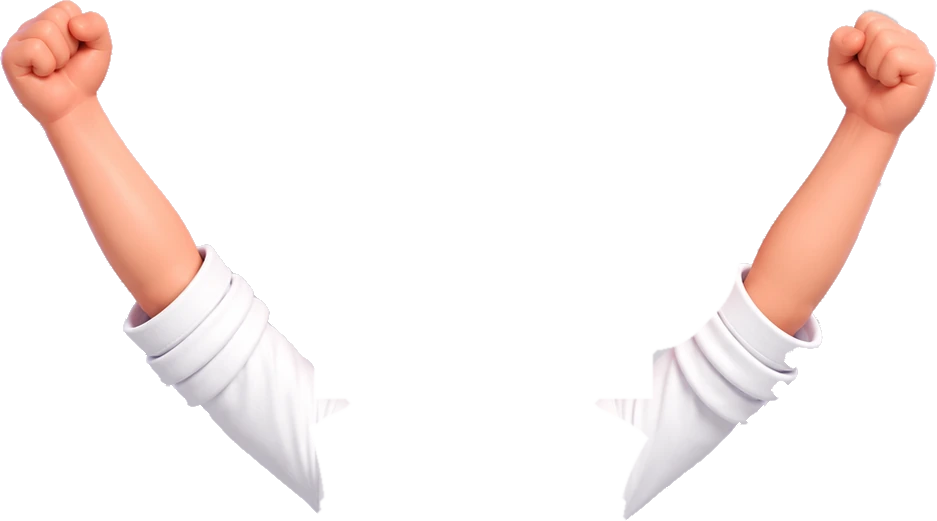
#> input picture drsmiley/body/pose-cheer-up.webp, 937 x 521 px, given in place of body-master.png, which was not available
$ python cutframes.py ../../../../drsmiley/body/pose-cheer-up.webp
#> lines starting #> are read from the running program, lines starting #| are printed output that depends on the picture; after the words box and inside, x2 and y2 are one past the last pixel; in counts of white or black regions, pixels touching at a corner belong together; pictures that were not available may be replaced by others from this repository, and a replacement may not be noted
# Cut the drawn poses (docs/art/dr-smiley-body/{wave,fist-pump,think,shrug,thumbs-up,crouch,jump}.png, Jose, 2026-10-23)
# into frames on the master grid: drsmiley/body/pose-<name>.webp + poses.json (their boxes), and
# preview-frames.png. Content changes only: coat over coat is the same coat, shaded a little
# differently, so it is left to body.webp. Run from anywhere: python3 -I cutframes.py (needs scipy).
# Cut the drawn arm poses into frames on the master grid.
from PIL import Image, ImageFilter, ImageDraw
import numpy as np, json, sys
from scipy import ndimage as ndi
D='/home/user/Interp/docs/art/dr-smiley-body/'; OUT='/home/user/Interp/drsmiley/body/'
M=np.asarray(Image.open(D+'body-master.png').convert('RGB')).astype(float); H,W,_=M.shape
#> after `M = np.asarray(Image.open(D + 'body-master.png').convert('RGB')).astyp`:
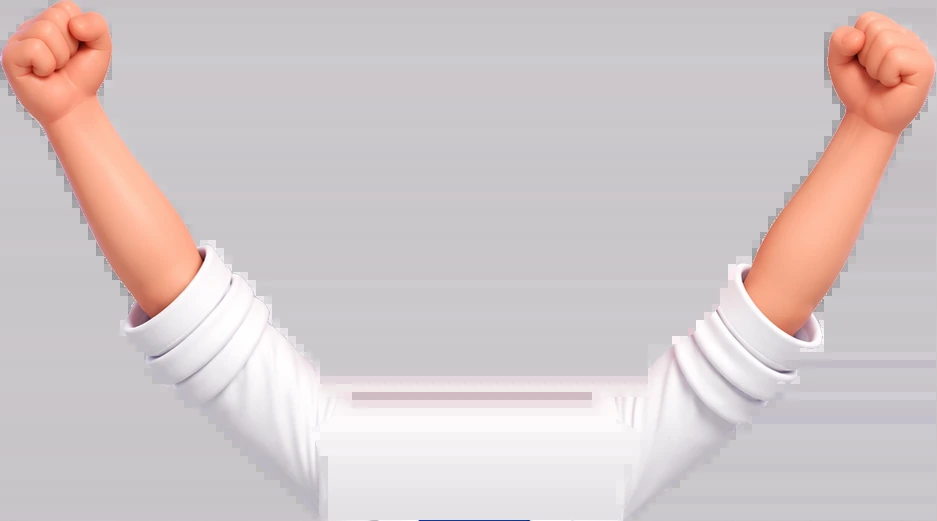
#> M: shape (521, 937, 3) float64; mean R, G, B 211, 199.5, 200
#> after `H, W, _ = M.shape`: H = 521; W = 937
yy,xx=np.mgrid[0:H,0:W]
# The figure as one solid shape (2026-10-24). Keying by colour distance alone
# left the coat porous: shading close to the grey background went transparent,
# and on Home the photo showed through him. Background is what reaches the
# picture's edge at the background colour (or a large enclosed pool of it);
# everything else is opaque inside, with the colour key kept for the edge's
# anti-aliasing only.
def matte(rgb, bg, lo=8, hi=24, near=20):
    from scipy import ndimage as ndi
    d=np.abs(rgb-bg).sum(2); soft=np.clip((d-lo)/hi,0,1)
    bgm=d<near; lab,n=ndi.label(bgm)
    edge=set(np.unique(np.concatenate([lab[0],lab[-1],lab[:,0],lab[:,-1]])))-{0}
    sizes=ndi.sum(bgm,lab,range(1,n+1)); big={i+1 for i,s in enumerate(sizes) if s>8000}   # an enclosed pool this big is background (between the legs); the coat's grey streaks are smaller
    outside=np.isin(lab,list(edge|big))
    inner=ndi.binary_erosion(~outside,iterations=2)
    return np.where(inner,1.0,soft)*(~outside)
def fillsmall(m, most=1500):
    # holes filled only up to `most` px: a bigger enclosed pool is wall (between a
    # raised arm and his head, wave-in, 2026-10-24)
    h=ndi.binary_fill_holes(m)&~m; lab,n=ndi.label(h); sz=ndi.sum(h,lab,range(1,n+1))
    return m|np.isin(lab,[i+1 for i,v in enumerate(sz) if v<=most])
def key(rgb, near=20):
    bg=np.median(rgb[20:120,20:120].reshape(-1,3),0)
    if near>=20: return matte(rgb,bg)
    # a tighter key (a sleeve shaded close to the wall's grey): patches of wall then
    # read as figure, so only the one big shape, him, is kept, holes filled
    a=matte(rgb,bg,lo=near-4,hi=24,near=near); lab,n=ndi.label(a>0.5); sz=ndi.sum(a>0.5,lab,range(1,n+1))
    him=ndi.binary_fill_holes(lab==int(np.argmax(sz))+1); return np.where(him,np.maximum(a,ndi.binary_erosion(him,iterations=2)),0)
alphaM=key(M)
#> in key, `bg=np.median(rgb[20:120,20:120].reshape(-1,3),0)`: bg = [239, 160, 133]
#> in matte, `d = np.abs(rgb - bg).sum(2)`:
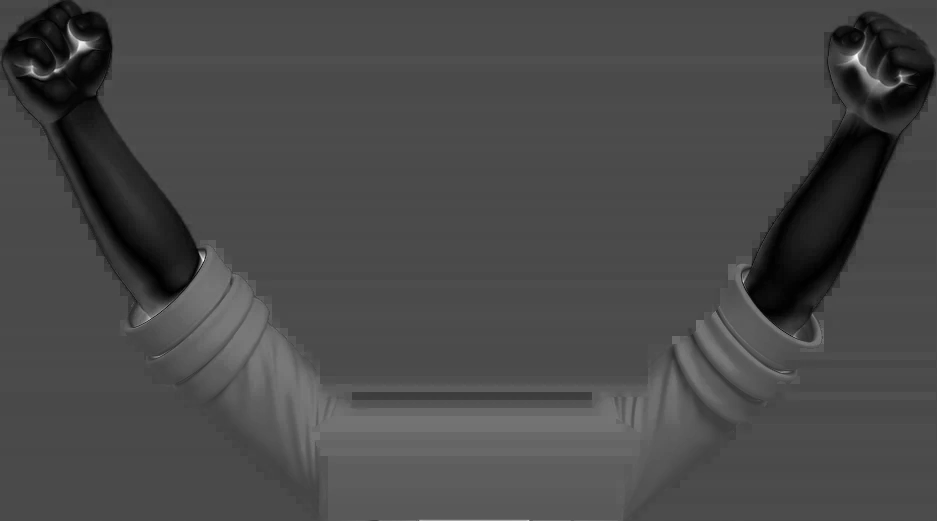
#> d: shape (521, 937) float64; min 2, max 486, mean 142.3; drawn with min black and max white
#> in matte, `soft = np.clip((d - lo) / hi, 0, 1)`:
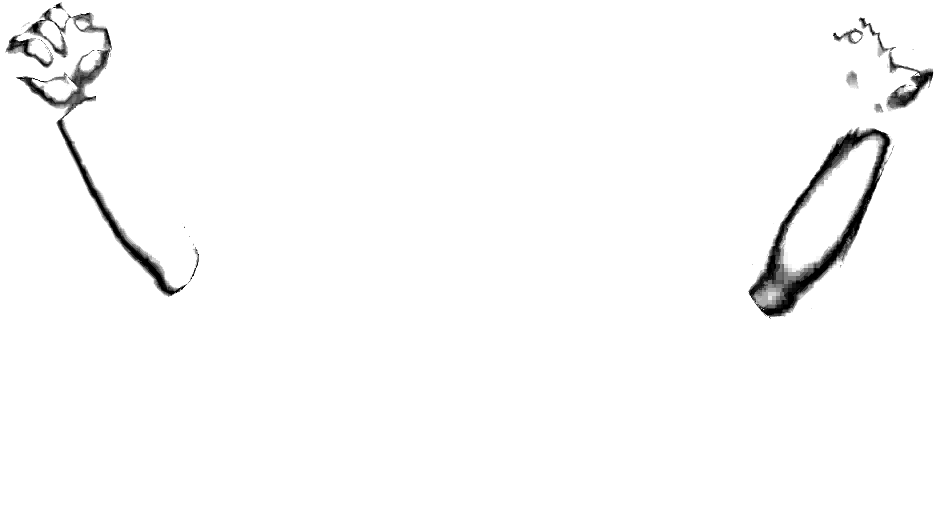
#> soft: shape (521, 937) float64; min 0, max 1, mean 0.981
#> in matte, `bgm = d < near`:
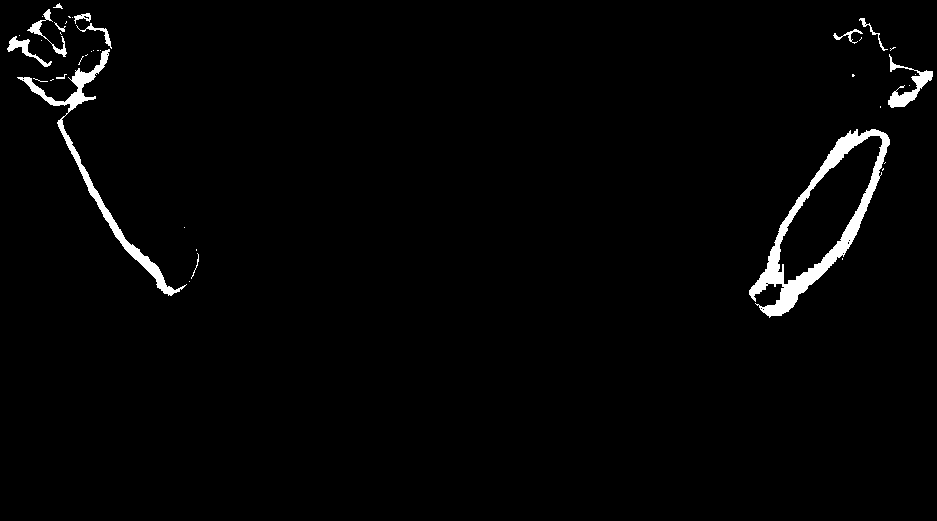
#> bgm: shape (521, 937) bool; 1.9% white; 40 white regions (27 under 20 px), largest, box (x1, y1, x2, y2) and area: (749, 129, 890, 318) 4726, (17, 49, 187, 296) 2592, (888, 54, 933, 108) 700
#> in matte, `lab, n = ndi.label(bgm)`:
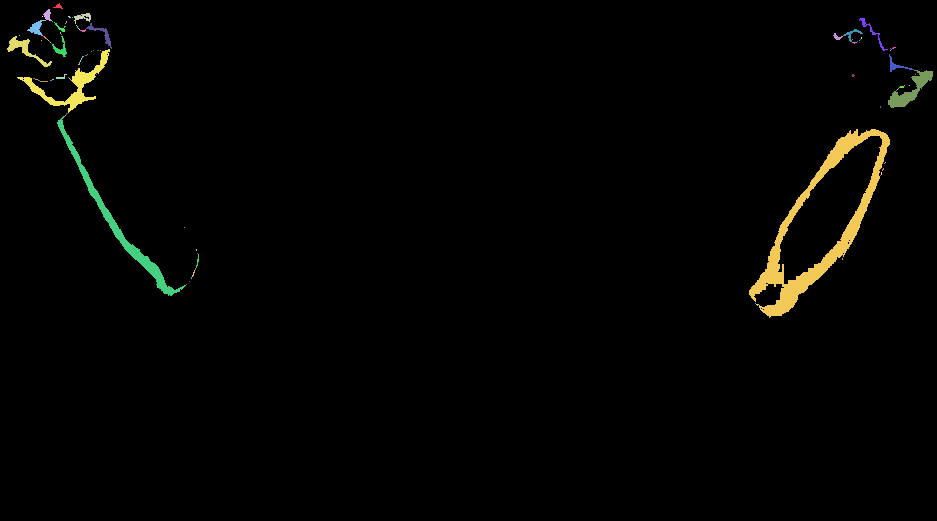
#> lab: shape (521, 937) int32; 100 distinct labels, from 0 to 99; one colour per label, 0 black
#> in matte, `lab, n = ndi.label(bgm)`: n = 99
#> in matte, `edge=set(np.unique(np.concatenate([lab[0],lab[-1],lab[:,0],lab[:,-1]])..`: edge = 0 items
#> in matte, `sizes = ndi.sum(bgm, lab, range(1, n + 1))`: sizes = 99 values, max 4717 at index 81, min 1 at index 3, mean 93.79
#> in matte, `big = {i + 1 for i, s in enumerate(sizes) if s > 8000}`: big = 0 items
#> in matte, `outside=np.isin(lab,list(edge|big))`: outside: shape (521, 937) bool; every value is 0
#> in matte, `inner=ndi.binary_erosion(~outside,iterations=2)`:
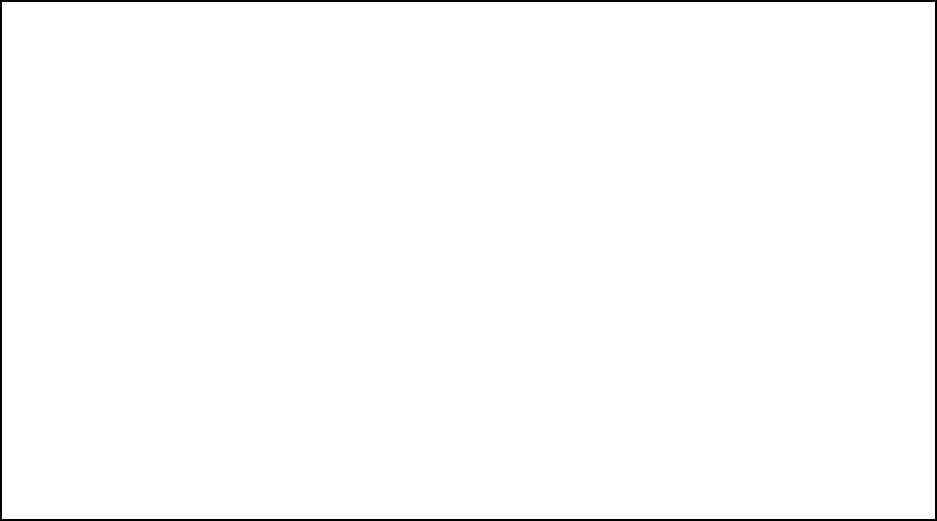
#> inner: shape (521, 937) bool; 98.8% white; 1 black region, box (x1, y1, x2, y2) and area: (0, 0, 937, 521) 5816
#> in matte, `return np.where(inner,1.0,soft)*(~outside)`: returned value: shape (521, 937) float64; every value is 1
# What stays on screen while a drawn arm is up: the armless body and the head
# (drsmiley/body/, at rest on the master grid). Both are drawn over the back
# layer, so a back arm frame may run under them; anywhere else the frame
# itself must be solid.
def onscreen(name, box, scale=1):
    im=Image.open(OUT+name+'.webp').convert('RGBA')
    if scale!=1: im=im.resize((round(im.width*scale),round(im.height*scale)),Image.LANCZOS)
    a=np.zeros((H,W)); x,y=round(box[0]),round(box[1]); A=np.asarray(im)[...,3]/255.
    a[y:y+A.shape[0],x:x+A.shape[1]]=A[:H-y,:W-x]; return a
_rig=json.load(open(OUT+'rig.json'))
#> (reads docs/art/dr-smiley-body/layers/rig.json from the repository)
#> (the run stopped early here; a loop or call above may not have finished)
